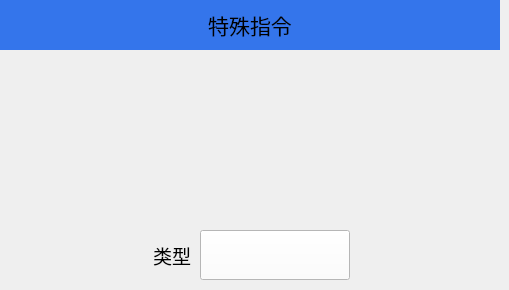
   <widget class="QWidget" name="page_14">
    <widget class="QLabel" name="label_16">
     <property name="geometry">
      <rect>
       <x>0</x>
       <y>0</y>
       <width>500</width>
       <height>50</height>
      </rect>
     </property>
     <property name="minimumSize">
      <size>
       <width>500</width>
       <height>50</height>
      </size>
     </property>
     <property name="maximumSize">
      <size>
       <width>400</width>
       <height>50</height>
      </size>
     </property>
     <property name="font">
      <font>
       <pointsize>16</pointsize>
      </font>
     </property>
     <property name="styleSheet">
      <string notr="true">QLabel{background-color:#3475EB;}</string>
     </property>
     <property name="text">
      <string>特殊指令</string>
     </property>
     <property name="alignment">
      <set>Qt::AlignCenter</set>
     </property>
    </widget>
    <widget class="QLabel" name="label_72">
     <property name="geometry">
      <rect>
       <x>100</x>
       <y>230</y>
       <width>91</width>
       <height>51</height>
      </rect>
     </property>
     <property name="font">
      <font>
       <pointsize>14</pointsize>
      </font>
     </property>
     <property name="text">
      <string>类型</string>
     </property>
     <property name="alignment">
      <set>Qt::AlignRight|Qt::AlignTrailing|Qt::AlignVCenter</set>
     </property>
    </widget>
    <widget class="QPushButton" name="Btn_specialCmdType">
     <property name="geometry">
      <rect>
       <x>200</x>
       <y>230</y>
       <width>150</width>
       <height>50</height>
      </rect>
     </property>
     <property name="minimumSize">
      <size>
       <width>150</width>
       <height>50</height>
      </size>
     </property>
     <property name="maximumSize">
      <size>
       <width>150</width>
       <height>50</height>
      </size>
     </property>
     <property name="font">
      <font>
       <pointsize>14</pointsize>
      </font>
     </property>
     <property name="styleSheet">
      <string notr="true">background-color:white;</string>
     </property>
     <property name="text">
      <string/>
     </property>
    </widget>
   </widget>
